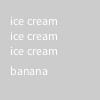
Frame 1 (no input)
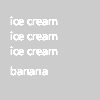
Frame 60 (the mouse pressed at the canvas centre just before this capture)
Frame 120 (the mouse held since frame 60 and released just before this capture): identical to frame 60, image omitted

The Processing sketch that drew these frames (run headless with seeded random() and noise(); from frame 60 on, the mouse is pressed at the canvas centre):

// Processing sketch: banana_split
// ── banana_split.pde
void setup(){
       

    }

    void draw(){

int x = 10;
int y = 10;
for(int i = 0; i<3; i++){
System.out.println("ice cream");
text("ice cream", x, y+=15);

}  
  for(int i=0; i<1; i++){
  System.out.println("banana");
  text("banana", x, y+=20);
  }
  
  
  
    }
